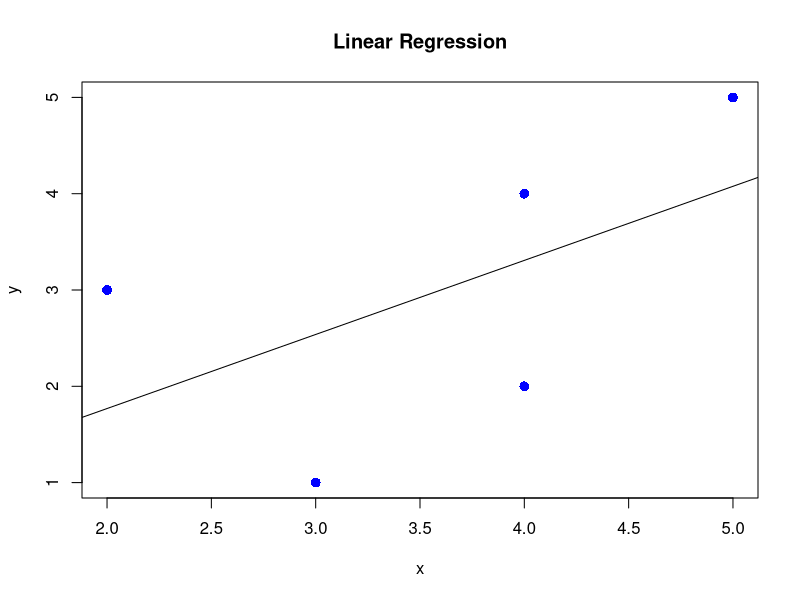

This figure's R source:
x <- c(1, 2, 3, 4, 5)
y <- c(3, 4, 2, 4, 5)
relation <- lm(y ~ x)
print(summary(relation))
sqrt(mean(relation$residuals^2))
png(file = "lab8.png")

plot(y, x,
    col = "blue", pch = 16, cex = 1.3, abline(lm(x ~ y)),
    main = "Linear Regression", xlab = "x", ylab = "y"
)
dev.off()
